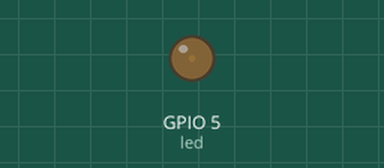
The sketch below on a simulated ESP32. On the bench: output pins drawn as LEDs (lit = HIGH).

Above: at 0.05 s.
At 0.65 s:
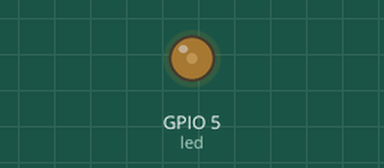
At 1.3 s:
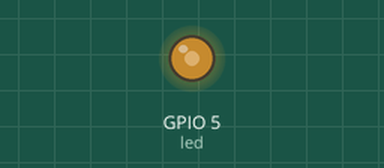
At 2.55 s:
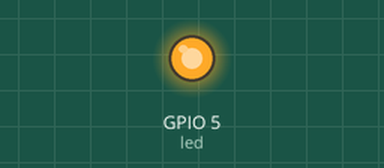
Timing chart, 0 to 5.9 s (numbered marks = the images above):
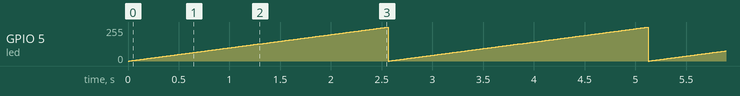

Measured:
- by itself, GPIO 5 (led): ramps from 0/255 to 255/255 and jumps back, once every 2.6 s

The sketch:

pwm.ino
```cpp
int res = 8;
int ch = 0;
int freq = 1000;
int led = 5;
void setup() {
  pinMode(led,OUTPUT);
  ledcSetup(ch,freq,res);
  ledcAttachPin(led,ch);
  ledcWrite(ch,0);

}

void loop() {
  for(int i=0;i<256;i++){
    ledcWrite(ch,i);
    delay(10);
  }

}
```
